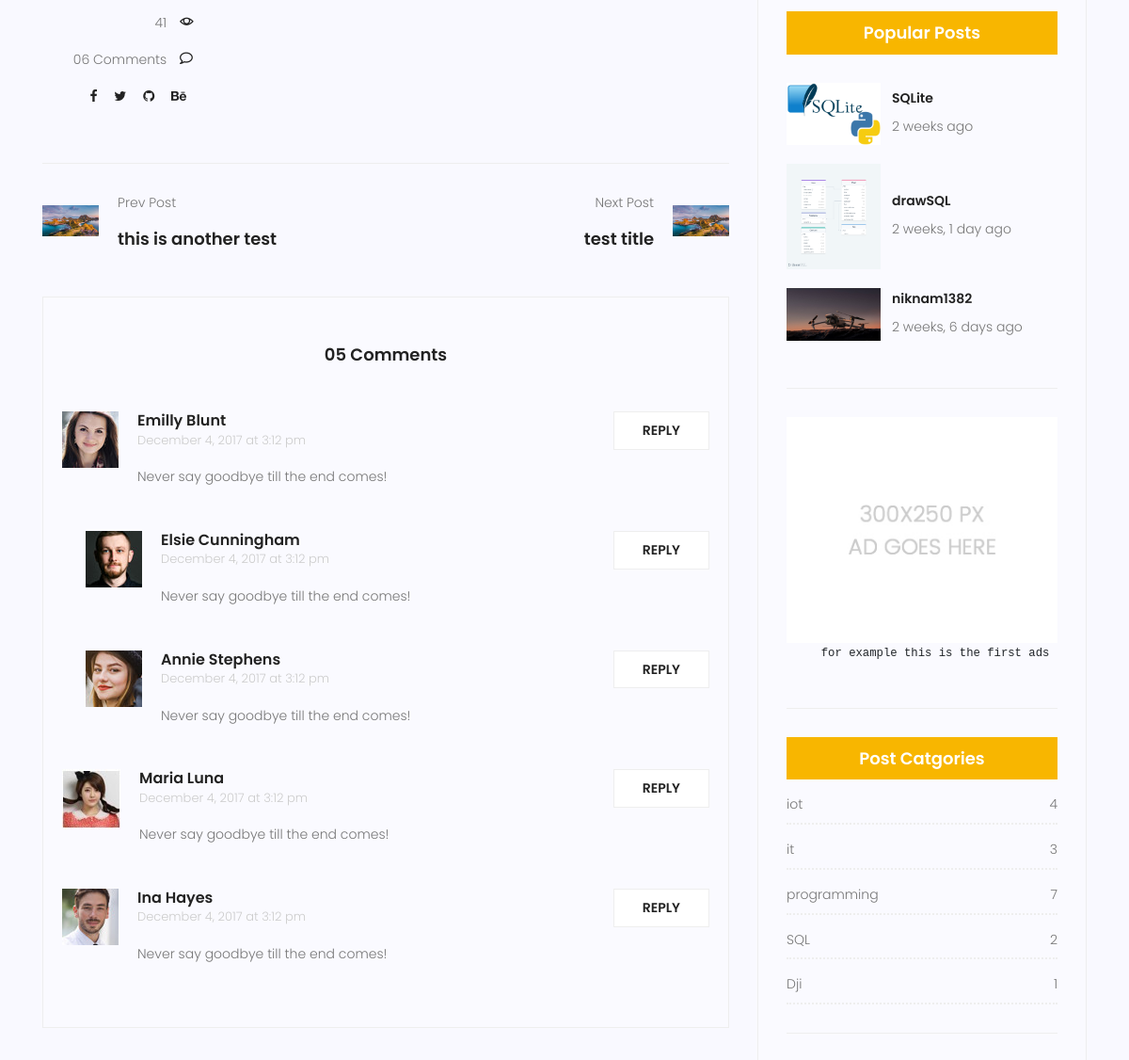
Page /blog/6 (middle part) on the earlier database version.
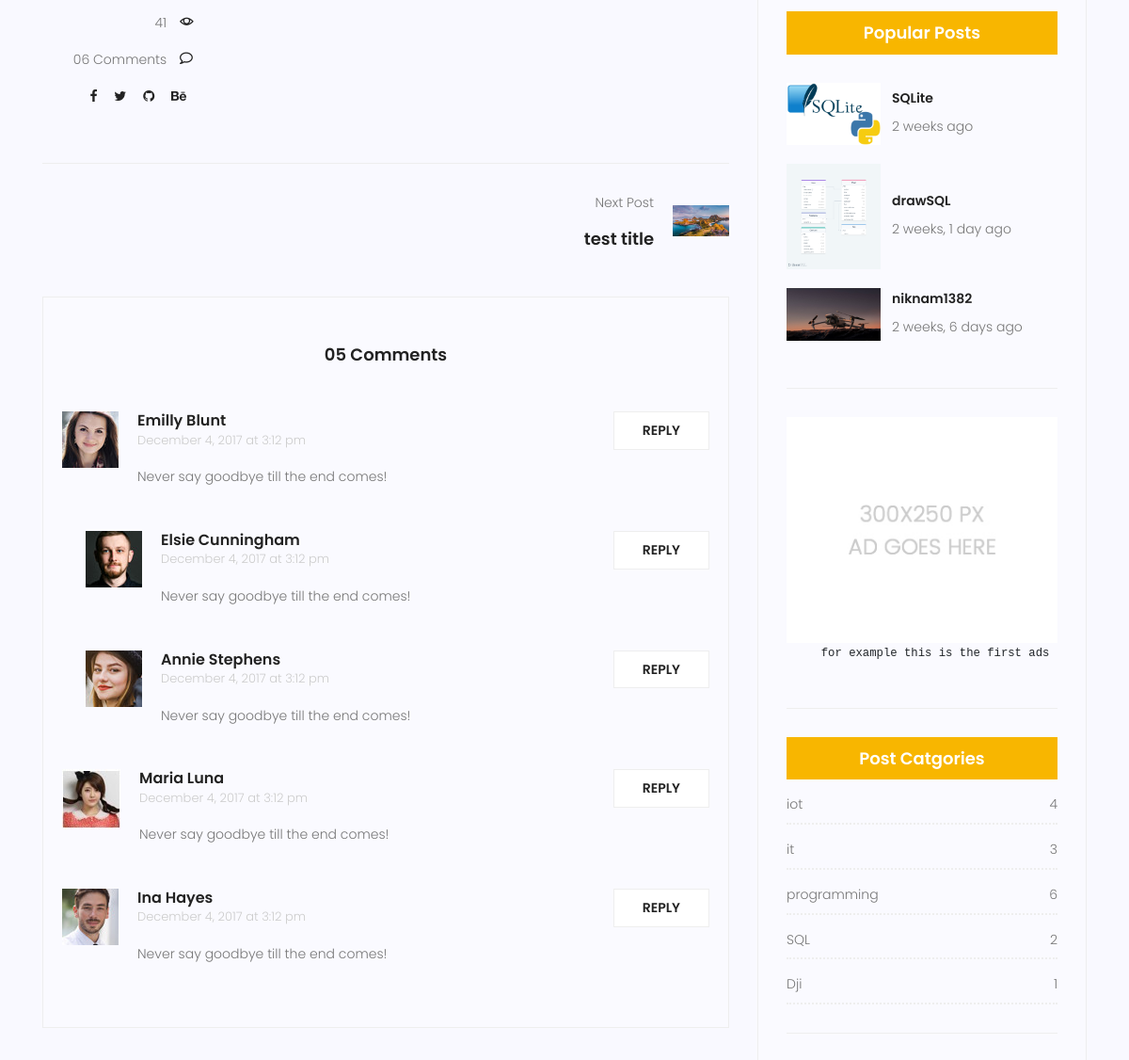
Same page on the later database version.
### blog/models.py (models this page shows, shortened)
class Post(models.Model) :
    image = models.ImageField(upload_to='blog/', default='blog/default.jpg')
    author = models.ForeignKey(User, on_delete=models.SET_NULL, null=True) # on_delete=models.CASCADE
    title = models.CharField(max_length=255)
    content = models.TextField()
    category = models.ManyToManyField(Category)
    counted_views = models.IntegerField(default=0)
    status = models.BooleanField(default=False)
    published_date = models.DateTimeField(null=True) #(خودمون تعریفش میکنیم کی پابلیش بشه)
    created_date = models.DateTimeField(auto_now_add=True)
    updated_date = models.DateTimeField(auto_now=True)
    class Meta :
        ordering = ['-published_date']

class Category(models.Model) :
    name = models.CharField(max_length=255)
    def __str__(self) :
        return self.name

### blog/views.py (the view)
# urls.py: path('<int:pid>', blog_single, name='single'),
def blog_single(request, pid):
    now = timezone.now()
    posts = Post.objects.filter(status=1).exclude(published_date__gt=now)
    post = get_object_or_404(posts, pk=pid)
    post.counted_views += 1
    post.save()
    prev = Post.objects.filter(status=1, published_date__lt=post.published_date).exclude(pk=post.pk).order_by('-published_date').first()
    next = Post.objects.filter(status=1, published_date__gt=post.published_date).exclude(pk=post.pk).order_by('published_date').first()
    context = {'post': post, 'prev': prev, 'next': next}
    return render(request, 'blog/blog-single.html', context)

### blog/templatetags/blog_tags.py (called while the page is built)
@register.inclusion_tag('blog/blog-popular-post.html')
def latestposts(arg=3):
    posts = Post.objects.filter(status=1).order_by('-published_date')[:arg]
    return {'posts':posts}

@register.inclusion_tag('blog/blog-post-categories.html')
def postcategories():
    posts = Post.objects.filter(status=1)
    category = Category.objects.all()
    cat_dict = {}
    for name in category:
        cat_dict[name] = posts.filter(category=name).count()
    return {'categories':cat_dict}

### templates/blog/blog-single.html (shortened to what this page needs)
{% extends "base.html" %}
{% load blog_tags %}
{% load static %}
{% block content %}
<section class="post-content-area single-post-area">
	<div class="container">
		<div class="row">
			<div class="col-lg-8 posts-list">
				<div class="single-post row">
					<div class="col-lg-3  col-md-3 meta-details">
						<div class="user-details row">
							<p class="view col-lg-12 col-md-12 col-6"><a href="#">{{post.counted_views}}</a> <span
									class="lnr lnr-eye"></span></p>
							<p class="comments col-lg-12 col-md-12 col-6"><a href="#">06 Comments</a> <span
									class="lnr lnr-bubble"></span></p>
							<ul class="social-links col-lg-12 col-md-12 col-6">
								<li><a href="#"><i class="fa fa-facebook"></i></a></li>
								<li><a href="#"><i class="fa fa-twitter"></i></a></li>
								<li><a href="#"><i class="fa fa-github"></i></a></li>
								<li><a href="#"><i class="fa fa-behance"></i></a></li>
							</ul>
						</div>
					</div>
					<div class="col-lg-9 col-md-9">
					</div>
				</div>
				<div class="navigation-area">
					<div class="row">
						<div
							class="col-lg-6 col-md-6 col-12 nav-left flex-row d-flex justify-content-start align-items-center">
							<div class="thumb">
								{% if prev.title != None %}
								<a href="{{prev.id}}"><img class="img-fluid" src="{{prev.image.url}}" width="60" height="60" alt=""></a>
							</div>
							<div class="arrow">
								<a href="{{prev.id}}"></a>
							</div>
							<div class="detials">
								<p>Prev Post</p>
								<a href="{{prev.id}}">
									<h4>{{prev.title}}</h4>
								</a>{% endif %}
							</div>
						</div>
						<div
							class="col-lg-6 col-md-6 col-12 nav-right flex-row d-flex justify-content-end align-items-center">
							<div class="detials">
								{% if next.title != None %}
								<p>Next Post</p>
								<a href="{{next.id}}">
									<h4>{{next.title}}</h4>
								</a>
							</div>
							<div class="arrow">
								<a href="#"></a>
							</div>
							<div class="thumb">
								<a href="{{next.id}}"><img class="img-fluid" src="{{next.image.url}}" width="60" height="60" alt=""></a>{% endif %}
							</div>
						</div>
					</div>
				</div>
				<div class="comments-area">
					<h4>05 Comments</h4>
					<div class="comment-list">
						<div class="single-comment justify-content-between d-flex">
							<div class="user justify-content-between d-flex">
								<div class="thumb">
									<img src="{% static 'img/blog/c1.jpg' %}" alt="">
								</div>
								<div class="desc">
									<h5><a href="#">Emilly Blunt</a></h5>
									<p class="date">December 4, 2017 at 3:12 pm </p>
									<p class="comment">
										Never say goodbye till the end comes!
									</p>
								</div>
							</div>
							<div class="reply-btn">
								<a href="" class="btn-reply text-uppercase">reply</a>
							</div>
						</div>
					</div>
					<div class="comment-list left-padding">
						<div class="single-comment justify-content-between d-flex">
							<div class="user justify-content-between d-flex">
								<div class="thumb">
									<img src="{% static 'img/blog/c2.jpg' %}" alt="">
								</div>
								<div class="desc">
									<h5><a href="#">Elsie Cunningham</a></h5>
									<p class="date">December 4, 2017 at 3:12 pm </p>
									<p class="comment">
										Never say goodbye till the end comes!
									</p>
								</div>
							</div>
							<div class="reply-btn">
								<a href="" class="btn-reply text-uppercase">reply</a>
							</div>
						</div>
					</div>
					<div class="comment-list left-padding">
						<div class="single-comment justify-content-between d-flex">
							<div class="user justify-content-between d-flex">
								<div class="thumb">
									<img src="{% static 'img/blog/c3.jpg' %}" alt="">
								</div>
								<div class="desc">
									<h5><a href="#">Annie Stephens</a></h5>
									<p class="date">December 4, 2017 at 3:12 pm </p>
									<p class="comment">
										Never say goodbye till the end comes!
									</p>
								</div>
							</div>
							<div class="reply-btn">
								<a href="" class="btn-reply text-uppercase">reply</a>
							</div>
						</div>
					</div>
					<div class="comment-list">
						<div class="single-comment justify-content-between d-flex">
							<div class="user justify-content-between d-flex">
								<div class="thumb">
									<img src="{% static 'img/blog/c4.jpg' %}" alt="">
								</div>
								<div class="desc">
									<h5><a href="#">Maria Luna</a></h5>
									<p class="date">December 4, 2017 at 3:12 pm </p>
									<p class="comment">
										Never say goodbye till the end comes!
									</p>
								</div>
							</div>
							<div class="reply-btn">
								<a href="" class="btn-reply text-uppercase">reply</a>
							</div>
						</div>
					</div>
					<div class="comment-list">
						<div class="single-comment justify-content-between d-flex">
							<div class="user justify-content-between d-flex">
								<div class="thumb">
									<img src="{% static 'img/blog/c5.jpg' %}" alt="">
								</div>
								<div class="desc">
									<h5><a href="#">Ina Hayes</a></h5>
									<p class="date">December 4, 2017 at 3:12 pm </p>
									<p class="comment">
										Never say goodbye till the end comes!
									</p>
								</div>
							</div>
							<div class="reply-btn">
								<a href="" class="btn-reply text-uppercase">reply</a>
							</div>
						</div>
					</div>
				</div>
			</div>
			<div class="col-lg-4 sidebar-widgets">
				<div class="widget-wrap">
					{% latestposts %}
					{% include 'blog/blog-ads.html' %}
					{% postcategories %}
				</div>
			</div>
		</div>
	</div>
</section>
{% endblock %}

### templates/base.html (shortened to what this page needs)
{% load static %}
<!DOCTYPE html>
<html lang="zxx" class="no-js">
<head>
    <link rel="stylesheet" href="{% static 'css/linearicons.css' %}">
    <link rel="stylesheet" href="{% static 'css/font-awesome.min.css' %}">
    <link rel="stylesheet" href="{% static 'css/bootstrap.css' %}">
    <link rel="stylesheet" href="{% static 'css/magnific-popup.css' %}">
    <link rel="stylesheet" href="{% static 'css/jquery-ui.css' %}">
    <link rel="stylesheet" href="{% static 'css/nice-select.css' %}">
    <link rel="stylesheet" href="{% static 'css/animate.min.css' %}">
    <link rel="stylesheet" href="{% static 'css/owl.carousel.css' %}">
    <link rel="stylesheet" href="{% static 'css/main.css' %}">
</head>
<body>
    {% block content %}
    {% endblock %}
</body>
</html>

### templates/blog/blog-writer.html (shortened to what this page needs)
{% load static %}

### templates/blog/blog-popular-post.html
{% load humanize %}
{% load static %}
<div class="single-sidebar-widget popular-post-widget">
    <h4 class="popular-title">Popular Posts</h4>
    <div class="popular-post-list">
        {% for post in posts %}
        <div class="single-post-list d-flex flex-row align-items-center">
            <div class="thumb">
                <img class="img-fluid" src="{{post.image.url}}" alt="">
            </div>
            <div class="details">
                <a href="{% url 'blog:single' pid=post.id %}">
                    <h6>{{post.title}}</h6>
                </a>
                <p>{{post.published_date|naturaltime}}</p>
            </div>
        </div>
        {% endfor %}
    </div>
</div>

### templates/blog/blog-ads.html
{% load static %}
<div class="single-sidebar-widget ads-widget">
    <a href="#"><img class="img-fluid" src="{% static 'img/blog/ads-banner.jpg' %}" alt=""></a>
    <pre>     for example this is the first ads</pre>
</div>

### templates/blog/blog-post-categories.html
<div class="single-sidebar-widget post-category-widget">
    <h4 class="category-title">Post Catgories</h4>
    <ul class="cat-list">
        {% for name,count in categories.items %}
        <li>
            <a href="{% url 'blog:category' cat_name=name %}" class="d-flex justify-content-between">
                <p>{{name}}</p>
                <p>{{count}}</p>
            </a>
        </li>
        {% endfor %}
    </ul>
</div>

Differences in the rows shown:
no longer on this page (row edited): Post: image (placeholder picture), title "this is another test"
computed for Category "programming": count "7" → "6"
Other differences:
text no longer shown: "Prev Post"
